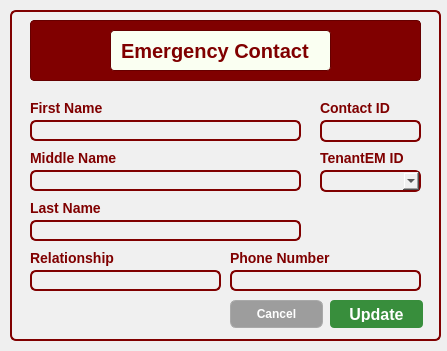
<?xml version="1.0" encoding="UTF-8"?>
<ui version="4.0">
 <class>Dialog</class>
 <widget class="QDialog" name="Dialog">
  <property name="geometry">
   <rect>
    <x>0</x>
    <y>0</y>
    <width>447</width>
    <height>351</height>
   </rect>
  </property>
  <property name="windowTitle">
   <string>Dialog</string>
  </property>
  <widget class="QFrame" name="frame">
   <property name="geometry">
    <rect>
     <x>10</x>
     <y>10</y>
     <width>431</width>
     <height>331</height>
    </rect>
   </property>
   <property name="styleSheet">
    <string notr="true">background-color: rgb(240, 240, 240);
border: 2px solid #800000;
border-radius: 6px;
</string>
   </property>
   <property name="frameShape">
    <enum>QFrame::StyledPanel</enum>
   </property>
   <property name="frameShadow">
    <enum>QFrame::Raised</enum>
   </property>
   <widget class="QFrame" name="frame_3">
    <property name="geometry">
     <rect>
      <x>20</x>
      <y>10</y>
      <width>391</width>
      <height>61</height>
     </rect>
    </property>
    <property name="styleSheet">
     <string notr="true">background-color: #800000;  /* Maroon background */
                border: 1px solid #660000;  /* Darker maroon border */
                border-radius: 4px;
                padding: 5px;
                font-family: 'Times New Roman', serif;  /* Formal font */
                font-size: 14px;
                color: white;</string>
    </property>
    <property name="frameShape">
     <enum>QFrame::StyledPanel</enum>
    </property>
    <property name="frameShadow">
     <enum>QFrame::Raised</enum>
    </property>
    <widget class="QLabel" name="label_2">
     <property name="geometry">
      <rect>
       <x>80</x>
       <y>10</y>
       <width>221</width>
       <height>41</height>
      </rect>
     </property>
     <property name="styleSheet">
      <string notr="true">background-color: rgb(250, 255, 242);
border: 1px solid #660000;
border-radius: 4px;
padding: 5px;
font-family: 'Cal Sans', sans-serif;
font-weight: 700;
font-style: normal;
font-size: 20px;
color: #800000;
text-align: center;
vertical-align: middle;

</string>
     </property>
     <property name="text">
      <string>Emergency Contact</string>
     </property>
    </widget>
   </widget>
   <widget class="QLineEdit" name="ContactIDLineEdit">
    <property name="geometry">
     <rect>
      <x>310</x>
      <y>110</y>
      <width>101</width>
      <height>22</height>
     </rect>
    </property>
   </widget>
   <widget class="QLabel" name="label">
    <property name="geometry">
     <rect>
      <x>310</x>
      <y>90</y>
      <width>81</width>
      <height>16</height>
     </rect>
    </property>
    <property name="styleSheet">
     <string notr="true">background: none;
    border: none;
    color: #800000;
    font-family: 'Cal Sans', sans-serif;
    font-weight: 700;
    font-style: normal;
    font-size: 14px;</string>
    </property>
    <property name="text">
     <string>Contact ID</string>
    </property>
   </widget>
   <widget class="QLineEdit" name="FirstNameLineEdit">
    <property name="geometry">
     <rect>
      <x>20</x>
      <y>110</y>
      <width>271</width>
      <height>21</height>
     </rect>
    </property>
   </widget>
   <widget class="QLabel" name="label_3">
    <property name="geometry">
     <rect>
      <x>20</x>
      <y>90</y>
      <width>91</width>
      <height>16</height>
     </rect>
    </property>
    <property name="styleSheet">
     <string notr="true">background: none;
    border: none;
    color: #800000;
    font-family: 'Cal Sans', sans-serif;
    font-weight: 700;
    font-style: normal;
    font-size: 14px;</string>
    </property>
    <property name="text">
     <string>First Name</string>
    </property>
   </widget>
   <widget class="QLineEdit" name="MibbleNameLineEdit">
    <property name="geometry">
     <rect>
      <x>20</x>
      <y>160</y>
      <width>271</width>
      <height>21</height>
     </rect>
    </property>
   </widget>
   <widget class="QLabel" name="label_4">
    <property name="geometry">
     <rect>
      <x>20</x>
      <y>140</y>
      <width>91</width>
      <height>16</height>
     </rect>
    </property>
    <property name="styleSheet">
     <string notr="true">background: none;
    border: none;
    color: #800000;
    font-family: 'Cal Sans', sans-serif;
    font-weight: 700;
    font-style: normal;
    font-size: 14px;</string>
    </property>
    <property name="text">
     <string>Middle Name</string>
    </property>
   </widget>
   <widget class="QLineEdit" name="LastNameLineEdit">
    <property name="geometry">
     <rect>
      <x>20</x>
      <y>210</y>
      <width>271</width>
      <height>21</height>
     </rect>
    </property>
   </widget>
   <widget class="QLabel" name="label_9">
    <property name="geometry">
     <rect>
      <x>20</x>
      <y>190</y>
      <width>91</width>
      <height>16</height>
     </rect>
    </property>
    <property name="styleSheet">
     <string notr="true">background: none;
    border: none;
    color: #800000;
    font-family: 'Cal Sans', sans-serif;
    font-weight: 700;
    font-style: normal;
    font-size: 14px;</string>
    </property>
    <property name="text">
     <string>Last Name</string>
    </property>
   </widget>
   <widget class="QLabel" name="label_10">
    <property name="geometry">
     <rect>
      <x>310</x>
      <y>140</y>
      <width>91</width>
      <height>16</height>
     </rect>
    </property>
    <property name="styleSheet">
     <string notr="true">background: none;
    border: none;
    color: #800000;
    font-family: 'Cal Sans', sans-serif;
    font-weight: 700;
    font-style: normal;
    font-size: 14px;</string>
    </property>
    <property name="text">
     <string>TenantEM ID</string>
    </property>
   </widget>
   <widget class="QLineEdit" name="PhoneNumberLineEdit">
    <property name="geometry">
     <rect>
      <x>220</x>
      <y>260</y>
      <width>191</width>
      <height>21</height>
     </rect>
    </property>
   </widget>
   <widget class="QLabel" name="label_12">
    <property name="geometry">
     <rect>
      <x>220</x>
      <y>240</y>
      <width>111</width>
      <height>16</height>
     </rect>
    </property>
    <property name="styleSheet">
     <string notr="true">background: none;
    border: none;
    color: #800000;
    font-family: 'Cal Sans', sans-serif;
    font-weight: 700;
    font-style: normal;
    font-size: 14px;</string>
    </property>
    <property name="text">
     <string>Phone Number</string>
    </property>
   </widget>
   <widget class="QLabel" name="label_21">
    <property name="geometry">
     <rect>
      <x>20</x>
      <y>240</y>
      <width>111</width>
      <height>16</height>
     </rect>
    </property>
    <property name="styleSheet">
     <string notr="true">background: none;
    border: none;
    color: #800000;
    font-family: 'Cal Sans', sans-serif;
    font-weight: 700;
    font-style: normal;
    font-size: 14px;</string>
    </property>
    <property name="text">
     <string>Relationship</string>
    </property>
   </widget>
   <widget class="QLineEdit" name="RelationshipLineEdit">
    <property name="geometry">
     <rect>
      <x>20</x>
      <y>260</y>
      <width>191</width>
      <height>21</height>
     </rect>
    </property>
   </widget>
   <widget class="QPushButton" name="UpdatepushButton">
    <property name="geometry">
     <rect>
      <x>320</x>
      <y>290</y>
      <width>93</width>
      <height>28</height>
     </rect>
    </property>
    <property name="styleSheet">
     <string notr="true">background-color: #388E3C; /* Darker green */
color: white;
font-family: &quot;Cal Sans&quot;, sans-serif;
font-weight: 700; /* Bold */
font-size: 16px;
border: none;
border-radius: 4px;
padding: 6px 12px;
</string>
    </property>
    <property name="text">
     <string>Update</string>
    </property>
   </widget>
   <widget class="QPushButton" name="CancelpushButton">
    <property name="geometry">
     <rect>
      <x>220</x>
      <y>290</y>
      <width>93</width>
      <height>28</height>
     </rect>
    </property>
    <property name="styleSheet">
     <string notr="true">background: rgb(157, 157, 157);
color: white;
font-family: 'Cal Sans', sans-serif;
font-weight: 500;
font-style: normal;
font-size: 12px;
border: 1px solid rgb(169, 169, 169);
</string>
    </property>
    <property name="text">
     <string>Cancel</string>
    </property>
   </widget>
   <widget class="QComboBox" name="TenantEMIDComboBox">
    <property name="geometry">
     <rect>
      <x>310</x>
      <y>160</y>
      <width>101</width>
      <height>22</height>
     </rect>
    </property>
   </widget>
  </widget>
 </widget>
 <resources/>
 <connections/>
</ui>
